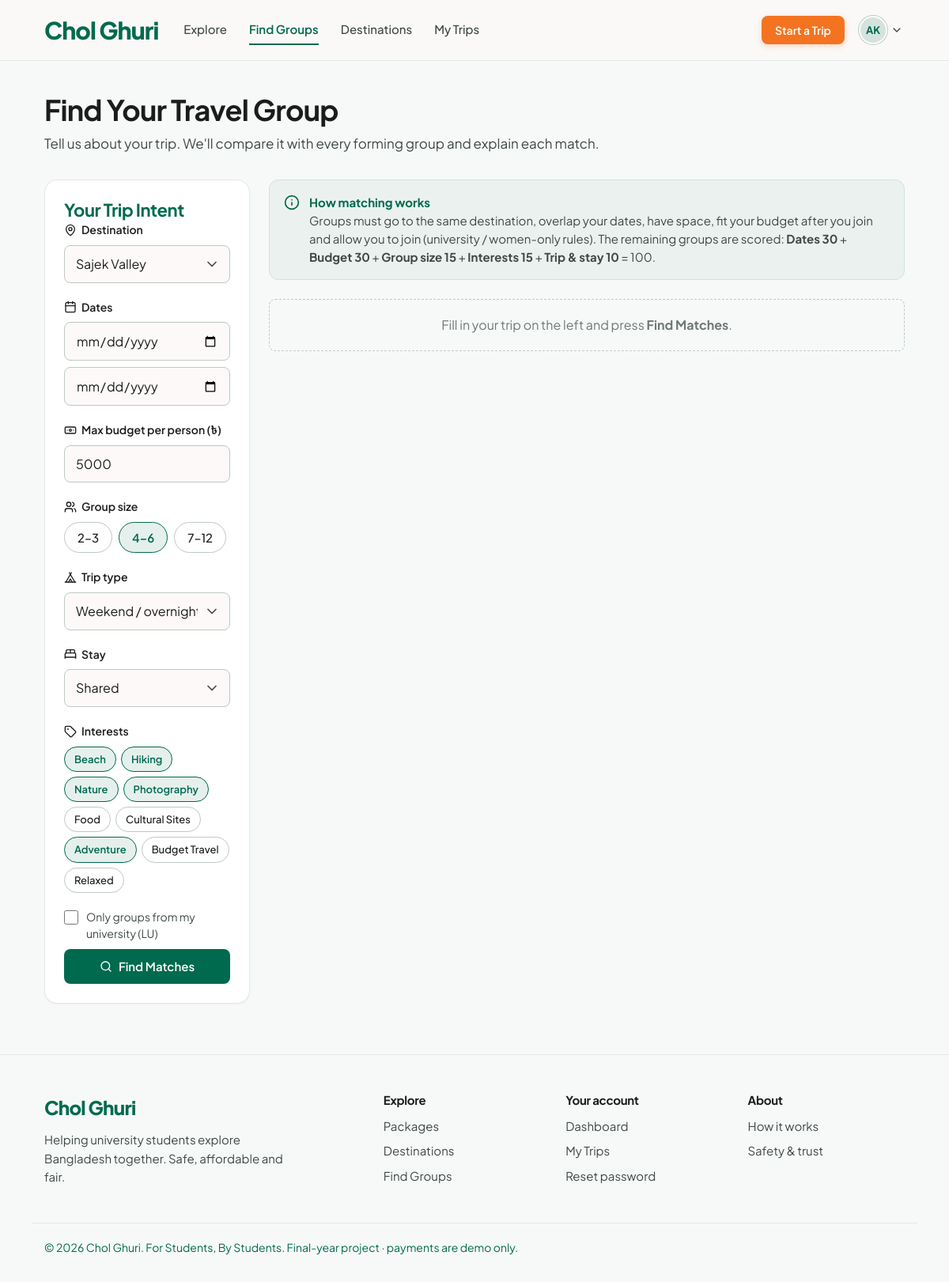
Page /groups.php?destination=1 (signed in) on the committed database.
### tables this page shows
CREATE TABLE users (
    id                     INT AUTO_INCREMENT PRIMARY KEY,
    university_id          INT          NULL,              
    full_name              VARCHAR(100) NOT NULL,
    email                  VARCHAR(150) NOT NULL UNIQUE,
    password_hash          VARCHAR(255) NOT NULL,
    role                   ENUM('student','admin') NOT NULL DEFAULT 'student',
    email_verified_at      DATETIME NULL,                  
    verify_token_hash      CHAR(64) NULL,
    verify_token_expires   DATETIME NULL,
    verify_sent_at         DATETIME NULL,
    reset_token_hash       CHAR(64) NULL,
    reset_token_expires    DATETIME NULL,
    remember_token_hash    CHAR(64) NULL,
    remember_token_expires DATETIME NULL,
    is_blocked             TINYINT(1) NOT NULL DEFAULT 0,
    last_login_at          DATETIME NULL,
    created_at             TIMESTAMP NOT NULL DEFAULT CURRENT_TIMESTAMP,

    INDEX (verify_token_hash),
    INDEX (reset_token_hash),
    INDEX (remember_token_hash),
    FOREIGN KEY (university_id) REFERENCES universities(id) ON DELETE SET NULL
);

CREATE TABLE student_profiles (
    user_id             INT PRIMARY KEY,
    gender              ENUM('male','female','other') NULL,    
    phone               VARCHAR(20)   NULL,
    city                VARCHAR(60)   NULL,
    bio                 TEXT          NULL,
    profile_photo       VARCHAR(255)  NULL,
    budget_min          DECIMAL(10,2) NULL,
    budget_max          DECIMAL(10,2) NULL,
    group_size_min      TINYINT       NULL,
    group_size_max      TINYINT       NULL,
    trip_type_pref      ENUM('any','day_trip','overnight','eco_tour') NOT NULL DEFAULT 'any',
    accommodation_pref  ENUM('any','shared','private')               NOT NULL DEFAULT 'any',
    show_profile        TINYINT(1)    NOT NULL DEFAULT 1,
    updated_at          TIMESTAMP NOT NULL DEFAULT CURRENT_TIMESTAMP ON UPDATE CURRENT_TIMESTAMP,

    FOREIGN KEY (user_id) REFERENCES users(id) ON DELETE CASCADE
);

CREATE TABLE tags (
    id     INT AUTO_INCREMENT PRIMARY KEY,
    name   VARCHAR(50) NOT NULL UNIQUE,
    color  ENUM('green','blue','yellow','grey') NOT NULL DEFAULT 'green'
);

CREATE TABLE universities (
    id            INT AUTO_INCREMENT PRIMARY KEY,
    name          VARCHAR(150) NOT NULL,
    short_name    VARCHAR(20)  NOT NULL,
    email_domain  VARCHAR(100) NOT NULL UNIQUE,
    city          VARCHAR(60)  NULL,
    is_active     TINYINT(1)   NOT NULL DEFAULT 1
);

### config/database.php (called while the page is built, shortened)
<?php
function db(): PDO
{
    static $pdo = null;
    if ($pdo === null) {
        $dsn = 'mysql:host=' . DB_HOST . ';dbname=' . DB_NAME . ';charset=' . DB_CHARSET;
        $options = [
            PDO::ATTR_ERRMODE            => PDO::ERRMODE_EXCEPTION,
            PDO::ATTR_DEFAULT_FETCH_MODE => PDO::FETCH_ASSOC,
            PDO::ATTR_EMULATE_PREPARES   => false,
        ];
        $pdo = new PDO($dsn, DB_USER, DB_PASS, $options);
        $pdo->exec("SET time_zone = '+06:00'");
    }
    return $pdo;
}

### includes/users.php (called while the page is built, shortened)
<?php
function find_user_by_id(int $id): ?array
{
    $stmt = db()->prepare(
        'SELECT u.*, un.name AS university_name, un.short_name AS university_short, un.email_domain AS university_domain,
                p.gender, p.phone, p.city, p.bio, p.profile_photo, p.budget_min, p.budget_max,
                p.group_size_min, p.group_size_max, p.trip_type_pref, p.accommodation_pref, p.show_profile
         FROM users u
         LEFT JOIN universities un    ON un.id = u.university_id
         LEFT JOIN student_profiles p ON p.user_id = u.id
         WHERE u.id = ?'
    );
    $stmt->execute([$id]);
    return $stmt->fetch() ?: null;
}
function all_tags(): array
{
    return db()->query('SELECT * FROM tags ORDER BY id')->fetchAll();
}
function user_tags(int $userId): array
{
    $stmt = db()->prepare(
        'SELECT t.* FROM tags t JOIN user_tags ut ON ut.tag_id = t.id WHERE ut.user_id = ? ORDER BY t.id'
    );
    $stmt->execute([$userId]);
    return $stmt->fetchAll();
}
function option_key_for(array $options, $min, $max): string
{
    foreach ($options as $key => $opt) {
        if ((int) $opt['min'] === (int) $min && (int) $opt['max'] === (int) $max) {
            return $key;
        }
    }
    return '';
}

### includes/auth.php (called while the page is built, shortened)
<?php
function current_user(): ?array
{
    static $user = false;
    if ($user === false) {
        $user = null;
        if (!empty($_SESSION['user_id'])) {
            $user = find_user_by_id((int) $_SESSION['user_id']);
        }
    }
    return $user;
}
function require_login(): array
{
    $user = current_user();
    return $user;
}

### groups.php (the view, shortened to what this page needs)
<?php
$me = require_login();
$destinations = db()->query('SELECT id, name FROM destinations ORDER BY name')->fetchAll();
$allTags      = all_tags();
$errors       = [];
$intent       = null;
if (is_post()) {
    verify_csrf();
    $v = [
        'destination_id'     => int_param($_POST, 'destination_id'),
        'start_date'         => $_POST['start_date'] ?? '',
        'end_date'           => $_POST['end_date'] ?? '',
        'budget_max'         => trim((string) ($_POST['budget_max'] ?? '')),
        'group_size'         => $_POST['group_size'] ?? '',
        'trip_type'          => $_POST['trip_type'] ?? 'any',
        'accommodation_pref' => $_POST['accommodation_pref'] ?? 'any',
        'tag_ids'            => array_values(array_intersect(array_map('intval', (array) ($_POST['tags'] ?? [])), array_map('intval', array_column($allTags, 'id')))),
        'university_only'    => empty($_POST['university_only']) ? 0 : 1,
    ];
    if (!in_array($v['destination_id'], array_map('intval', array_column($destinations, 'id')), true)) {
        $errors['destination_id'] = 'Choose a destination.';
    }
    if (!valid_date($v['start_date']) || !valid_date($v['end_date'])) {
        $errors['dates'] = 'Choose a start and end date.';
    } elseif ($v['start_date'] < date('Y-m-d')) {
        $errors['dates'] = 'The start date cannot be in the past.';
    } elseif ($v['end_date'] < $v['start_date']) {
        $errors['dates'] = 'The end date must be on or after the start date.';
    } elseif (days_between($v['start_date'], $v['end_date']) > 30) {
        $errors['dates'] = 'Please search a range of 30 days or less.';
    }
    if (!preg_match('/^\d{3,6}$/', $v['budget_max']) || (int) $v['budget_max'] < 500) {
        $errors['budget_max'] = 'Enter your maximum budget per person in taka (at least ৳500).';
    }
    if (!isset(GROUP_SIZE_OPTIONS[$v['group_size']])) {
        $errors['group_size'] = 'Choose a group size.';
    }
    if (!isset(TRIP_TYPE_OPTIONS[$v['trip_type']])) {
        $errors['trip_type'] = 'Choose a trip type.';
    }
    if (!isset(ACCOMMODATION_OPTIONS[$v['accommodation_pref']])) {
        $errors['accommodation_pref'] = 'Choose a stay preference.';
    }
    if (!$errors) {
        $v['budget_max']     = (int) $v['budget_max'];
        $v['group_size_min'] = GROUP_SIZE_OPTIONS[$v['group_size']]['min'];
        $v['group_size_max'] = GROUP_SIZE_OPTIONS[$v['group_size']]['max'];
        $intentId = save_trip_intent((int) $me['id'], $v);
        redirect('groups.php?intent=' . $intentId);
    }
    $form = $v;
} else {
    $source = $intent ?? [];
    $form = [
        'destination_id'     => (int) ($source['destination_id'] ?? int_param($_GET, 'destination')),
        'start_date'         => $source['start_date'] ?? (valid_date($_GET['start'] ?? '') ? $_GET['start'] : ''),
        'end_date'           => $source['end_date'] ?? (valid_date($_GET['end'] ?? '') ? $_GET['end'] : ''),
        'budget_max'         => isset($source['budget_max']) ? (int) $source['budget_max'] : ($me['budget_max'] ? (int) $me['budget_max'] : ''),
        'group_size'         => $intent ? option_key_for(GROUP_SIZE_OPTIONS, $intent['group_size_min'], $intent['group_size_max'])
                                        : (option_key_for(GROUP_SIZE_OPTIONS, $me['group_size_min'], $me['group_size_max']) ?: '4-6'),
        'trip_type'          => $source['trip_type'] ?? ($me['trip_type_pref'] ?? 'any'),
        'accommodation_pref' => $source['accommodation_pref'] ?? ($me['accommodation_pref'] ?? 'any'),
        'tag_ids'            => $intent ? intent_tag_ids($intent) : array_map('intval', array_column(user_tags((int) $me['id']), 'id')),
        'university_only'    => (int) ($source['university_only'] ?? 0),
    ];
}
$result = $intent ? match_groups($intent, $me) : null;
require_once __DIR__ . '/includes/header.php';
?>
<div class="container">
    <div class="page-head">
        <h1>Find Your Travel Group</h1>
        <p><?php if ($result): ?>
            <?= count($result['matches']) ?> <?= count($result['matches']) === 1 ? 'group matches' : 'groups match' ?> your trip preferences.
        <?php else: ?>
            Tell us about your trip. We'll compare it with every forming group and explain each match.
        <?php endif; ?></p>
    </div>
    <div class="layout-filters">
        <form class="card filters" method="post" action="<?= url('groups.php') ?>" novalidate>
            <h2 class="filters-title"><?= $intent ? 'Edit Your Trip' : 'Your Trip Intent' ?></h2>
            <div class="form-group">
                <label for="destination_id"><?= icon('map-pin', 'icon-sm') ?> Destination</label>
                <select class="input" id="destination_id" name="destination_id" required>
                    <?php foreach ($destinations as $d): ?>
                        <option value="<?= $d['id'] ?>" <?= (int) $form['destination_id'] === (int) $d['id'] ? 'selected' : '' ?>><?= e($d['name']) ?></option>
                    <?php endforeach; ?>
                </select>
            </div>
            <div class="form-group">
                <span class="label"><?= icon('calendar', 'icon-sm') ?> Dates</span>
                <div class="date-pair">
                    <input class="input" type="date" name="start_date" aria-label="Start date" min="<?= date('Y-m-d') ?>" value="<?= e($form['start_date']) ?>" required>
                    <input class="input" type="date" name="end_date" aria-label="End date" min="<?= date('Y-m-d') ?>" value="<?= e($form['end_date']) ?>" required>
                </div>
            </div>
            <div class="form-group">
                <label for="budget_max"><?= icon('banknote', 'icon-sm') ?> Max budget per person (৳)</label>
                <input class="input" type="number" id="budget_max" name="budget_max" min="500" step="100" value="<?= e((string) $form['budget_max']) ?>" placeholder="e.g. 5000" required>
            </div>
            <fieldset class="form-group">
                <legend class="label"><?= icon('users', 'icon-sm') ?> Group size</legend>
                <div class="chip-options">
                    <?php foreach (GROUP_SIZE_OPTIONS as $key => $opt): ?>
                        <label class="tag-option"><input type="radio" name="group_size" value="<?= e($key) ?>" <?= $form['group_size'] === $key ? 'checked' : '' ?>><span><?= e(str_replace(' people', '', $opt['label'])) ?></span></label>
                    <?php endforeach; ?>
                </div>
            </fieldset>
            <div class="form-group">
                <label for="trip_type"><?= icon('tent', 'icon-sm') ?> Trip type</label>
                <select class="input" id="trip_type" name="trip_type">
                    <?php foreach (TRIP_TYPE_OPTIONS as $key => $label): ?>
                        <option value="<?= e($key) ?>" <?= $form['trip_type'] === $key ? 'selected' : '' ?>><?= e($label) ?></option>
                    <?php endforeach; ?>
                </select>
            </div>
            <div class="form-group">
                <label for="accommodation_pref"><?= icon('bed-double', 'icon-sm') ?> Stay</label>
                <select class="input" id="accommodation_pref" name="accommodation_pref">
                    <?php foreach (ACCOMMODATION_OPTIONS as $key => $label): ?>
                        <option value="<?= e($key) ?>" <?= $form['accommodation_pref'] === $key ? 'selected' : '' ?>><?= e($label) ?></option>
                    <?php endforeach; ?>
                </select>
            </div>
            <fieldset class="form-group">
                <legend class="label"><?= icon('tag', 'icon-sm') ?> Interests</legend>
                <div class="tag-picker tag-picker-sm">
                    <?php foreach ($allTags as $tag): ?>
                        <label class="tag-option"><input type="checkbox" name="tags[]" value="<?= $tag['id'] ?>" <?= in_array((int) $tag['id'], $form['tag_ids'], true) ? 'checked' : '' ?>><span><?= e($tag['name']) ?></span></label>
                    <?php endforeach; ?>
                </div>
            </fieldset>
            <label class="check form-group"><input type="checkbox" name="university_only" value="1" <?= $form['university_only'] ? 'checked' : '' ?>>
                <span>Only groups from my university (<?= e($me['university_short'] ?? '') ?>)</span></label>
            <button class="btn btn-primary btn-block" type="submit"><?= icon('search', 'icon-sm') ?> Find Matches</button>
        </form>
        <div>
            <div class="info-box">
                <?= icon('info') ?>
                <div>
                    <strong>How matching works</strong>
                    Groups must go to the same destination, overlap your dates, have space, fit your budget after you join and allow you to join (university / women-only rules).
                    The remaining groups are scored: <b>Dates 30</b> + <b>Budget 30</b> + <b>Group size 15</b> + <b>Interests 15</b> + <b>Trip &amp; stay 10</b> = 100.
                </div>
            </div>
            <?php if (!$result): ?>
                <div class="empty-state">Fill in your trip on the left and press <strong>Find Matches</strong>.</div>
            <?php endif; ?>
        </div>
    </div>
</div>
<?php require_once __DIR__ . '/includes/footer.php'; ?>

### includes/functions.php (shortened to what this page needs)
<?php
function e(?string $text): string
{
    return htmlspecialchars($text ?? '', ENT_QUOTES, 'UTF-8');
}
function url(string $path = ''): string
{
    return BASE_URL . '/' . ltrim($path, '/');
}
function int_param(array $source, string $key): int
{
    return isset($source[$key]) && is_numeric($source[$key]) ? (int) $source[$key] : 0;
}
function valid_date(?string $date): bool
{
    if (!is_string($date) || !preg_match('/^\d{4}-\d{2}-\d{2}$/', $date)) {
        return false;
    }
    [$y, $m, $d] = array_map('intval', explode('-', $date));
    return checkdate($m, $d, $y);
}
function icon(string $name, string $class = ''): string
{
    static $cache = [];
    if (!isset($cache[$name])) {
        $file = __DIR__ . '/../assets/icons/' . basename($name) . '.svg';
        $svg  = is_file($file) ? file_get_contents($file) : '';
        $svg  = trim(preg_replace('//s', '', $svg));
        $svg  = preg_replace_callback('/^<svg[^>]*>/', function ($m) {
            return preg_replace('/\s(width|height|class)="[^"]*"/', '', $m[0]);
        }, $svg);
        $cache[$name] = $svg;
    }
    $classes = trim('icon ' . $class);
    return str_replace('<svg', '<svg class="' . e($classes) . '" aria-hidden="true"', $cache[$name]);
}
function initials(string $name): string
{
    $parts = preg_split('/\s+/', trim($name));
    $first = mb_substr($parts[0] ?? '', 0, 1);
    $last  = count($parts) > 1 ? mb_substr(end($parts), 0, 1) : '';
    return mb_strtoupper($first . $last);
}
function avatar(?string $photo, string $name, string $size = 'md'): string
{
    return '<span class="avatar avatar-' . e($size) . ' avatar-initials" aria-label="' . e($name) . '">' . e(initials($name)) . '</span>';
}

### rows in the picture
users: full_name "AK", budget_max "5000", university.short_name "LU"
student_profiles: trip_type "Weekend / overnight trips", accommodation_pref "Shared"
tags: name "Beach"
tags: name "Hiking"
tags: name "Nature"
tags: name "Photography"
tags: name "Food"
tags: name "Cultural Sites"
tags: name "Adventure"
tags: name "Budget Travel"
tags: name "Relaxed"

### other values in the picture
APP_NAME "Chol Ghuri"
$label "Explore"
$label "Find Groups"
$label "Destinations"
$label "My Trips"
str_replace(' people', '', $opt['label']) "2–3"
str_replace(' people', '', $opt['label']) "4–6"
str_replace(' people', '', $opt['label']) "7–12"
form field destination_id "Sajek Valley"
